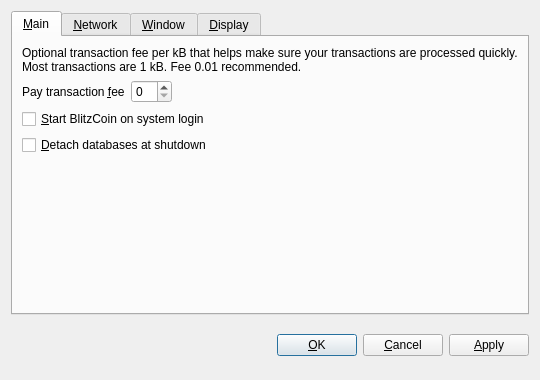
<?xml version="1.0" encoding="UTF-8"?>
<ui version="4.0">
 <class>OptionsDialog</class>
 <widget class="QDialog" name="OptionsDialog">
  <property name="geometry">
   <rect>
    <x>0</x>
    <y>0</y>
    <width>540</width>
    <height>380</height>
   </rect>
  </property>
  <property name="windowTitle">
   <string>Options</string>
  </property>
  <property name="modal">
   <bool>true</bool>
  </property>
  <layout class="QVBoxLayout" name="verticalLayout">
   <item>
    <widget class="QTabWidget" name="tabWidget">
     <property name="tabPosition">
      <enum>QTabWidget::North</enum>
     </property>
     <property name="currentIndex">
      <number>0</number>
     </property>
     <widget class="QWidget" name="tabMain">
      <attribute name="title">
       <string>&amp;Main</string>
      </attribute>
      <layout class="QVBoxLayout" name="verticalLayout_Main">
       <item>
        <widget class="QLabel" name="transactionFeeInfoLabel">
         <property name="text">
          <string>Optional transaction fee per kB that helps make sure your transactions are processed quickly. Most transactions are 1 kB. Fee 0.01 recommended.</string>
         </property>
         <property name="textFormat">
          <enum>Qt::PlainText</enum>
         </property>
         <property name="wordWrap">
          <bool>true</bool>
         </property>
        </widget>
       </item>
       <item>
        <layout class="QHBoxLayout" name="horizontalLayout_Main">
         <item>
          <widget class="QLabel" name="transactionFeeLabel">
           <property name="text">
            <string>Pay transaction &amp;fee</string>
           </property>
           <property name="textFormat">
            <enum>Qt::PlainText</enum>
           </property>
           <property name="buddy">
            <cstring>transactionFee</cstring>
           </property>
          </widget>
         </item>
         <item>
          <widget class="BitcoinAmountField" name="transactionFee"/>
         </item>
         <item>
          <spacer name="horizontalSpacer_Main">
           <property name="orientation">
            <enum>Qt::Horizontal</enum>
           </property>
           <property name="sizeHint" stdset="0">
            <size>
             <width>40</width>
             <height>20</height>
            </size>
           </property>
          </spacer>
         </item>
        </layout>
       </item>
       <item>
        <widget class="QCheckBox" name="bitcoinAtStartup">
         <property name="toolTip">
          <string>Automatically start BlitzCoin after logging in to the system.</string>
         </property>
         <property name="text">
          <string>&amp;Start BlitzCoin on system login</string>
         </property>
        </widget>
       </item>
       <item>
        <widget class="QCheckBox" name="detachDatabases">
         <property name="toolTip">
          <string>Detach block and address databases at shutdown. This means they can be moved to another data directory, but it slows down shutdown. The wallet is always detached.</string>
         </property>
         <property name="text">
          <string>&amp;Detach databases at shutdown</string>
         </property>
        </widget>
       </item>
       <item>
        <spacer name="verticalSpacer_Main">
         <property name="orientation">
          <enum>Qt::Vertical</enum>
         </property>
         <property name="sizeHint" stdset="0">
          <size>
           <width>20</width>
           <height>40</height>
          </size>
         </property>
        </spacer>
       </item>
      </layout>
     </widget>
     <widget class="QWidget" name="tabNetwork">
      <attribute name="title">
       <string>&amp;Network</string>
      </attribute>
      <layout class="QVBoxLayout" name="verticalLayout_Network">
       <item>
        <widget class="QCheckBox" name="mapPortUpnp">
         <property name="toolTip">
          <string>Automatically open the BlitzCoin client port on the router. This only works when your router supports UPnP and it is enabled.</string>
         </property>
         <property name="text">
          <string>Map port using &amp;UPnP</string>
         </property>
        </widget>
       </item>
       <item>
        <widget class="QCheckBox" name="connectSocks">
         <property name="toolTip">
          <string>Connect to the BlitzCoin network through a SOCKS proxy (e.g. when connecting through Tor).</string>
         </property>
         <property name="text">
          <string>&amp;Connect through SOCKS proxy:</string>
         </property>
        </widget>
       </item>
       <item>
        <layout class="QHBoxLayout" name="horizontalLayout_Network">
         <item>
          <widget class="QLabel" name="proxyIpLabel">
           <property name="text">
            <string>Proxy &amp;IP:</string>
           </property>
           <property name="textFormat">
            <enum>Qt::PlainText</enum>
           </property>
           <property name="buddy">
            <cstring>proxyIp</cstring>
           </property>
          </widget>
         </item>
         <item>
          <widget class="QValidatedLineEdit" name="proxyIp">
           <property name="maximumSize">
            <size>
             <width>140</width>
             <height>16777215</height>
            </size>
           </property>
           <property name="toolTip">
            <string>IP address of the proxy (e.g. 127.0.0.1)</string>
           </property>
          </widget>
         </item>
         <item>
          <widget class="QLabel" name="proxyPortLabel">
           <property name="text">
            <string>&amp;Port:</string>
           </property>
           <property name="textFormat">
            <enum>Qt::PlainText</enum>
           </property>
           <property name="buddy">
            <cstring>proxyPort</cstring>
           </property>
          </widget>
         </item>
         <item>
          <widget class="QLineEdit" name="proxyPort">
           <property name="maximumSize">
            <size>
             <width>55</width>
             <height>16777215</height>
            </size>
           </property>
           <property name="toolTip">
            <string>Port of the proxy (e.g. 9050)</string>
           </property>
          </widget>
         </item>
         <item>
          <widget class="QLabel" name="socksVersionLabel">
           <property name="text">
            <string>SOCKS &amp;Version:</string>
           </property>
           <property name="textFormat">
            <enum>Qt::PlainText</enum>
           </property>
           <property name="buddy">
            <cstring>socksVersion</cstring>
           </property>
          </widget>
         </item>
         <item>
          <widget class="QValueComboBox" name="socksVersion">
           <property name="toolTip">
            <string>SOCKS version of the proxy (e.g. 5)</string>
           </property>
          </widget>
         </item>
         <item>
          <spacer name="horizontalSpacer_Network">
           <property name="orientation">
            <enum>Qt::Horizontal</enum>
           </property>
           <property name="sizeHint" stdset="0">
            <size>
             <width>40</width>
             <height>20</height>
            </size>
           </property>
          </spacer>
         </item>
        </layout>
       </item>
       <item>
        <spacer name="verticalSpacer_Network">
         <property name="orientation">
          <enum>Qt::Vertical</enum>
         </property>
         <property name="sizeHint" stdset="0">
          <size>
           <width>20</width>
           <height>40</height>
          </size>
         </property>
        </spacer>
       </item>
      </layout>
     </widget>
     <widget class="QWidget" name="tabWindow">
      <attribute name="title">
       <string>&amp;Window</string>
      </attribute>
      <layout class="QVBoxLayout" name="verticalLayout_Window">
       <item>
        <widget class="QCheckBox" name="minimizeToTray">
         <property name="toolTip">
          <string>Show only a tray icon after minimizing the window.</string>
         </property>
         <property name="text">
          <string>&amp;Minimize to the tray instead of the taskbar</string>
         </property>
        </widget>
       </item>
       <item>
        <widget class="QCheckBox" name="minimizeOnClose">
         <property name="toolTip">
          <string>Minimize instead of exit the application when the window is closed. When this option is enabled, the application will be closed only after selecting Quit in the menu.</string>
         </property>
         <property name="text">
          <string>M&amp;inimize on close</string>
         </property>
        </widget>
       </item>
       <item>
        <spacer name="verticalSpacer_Window">
         <property name="orientation">
          <enum>Qt::Vertical</enum>
         </property>
         <property name="sizeHint" stdset="0">
          <size>
           <width>20</width>
           <height>40</height>
          </size>
         </property>
        </spacer>
       </item>
      </layout>
     </widget>
     <widget class="QWidget" name="tabDisplay">
      <attribute name="title">
       <string>&amp;Display</string>
      </attribute>
      <layout class="QVBoxLayout" name="verticalLayout_Display">
       <item>
        <layout class="QHBoxLayout" name="horizontalLayout_1_Display">
         <item>
          <widget class="QLabel" name="langLabel">
           <property name="text">
            <string>User Interface &amp;language:</string>
           </property>
           <property name="textFormat">
            <enum>Qt::PlainText</enum>
           </property>
           <property name="buddy">
            <cstring>lang</cstring>
           </property>
          </widget>
         </item>
         <item>
          <widget class="QValueComboBox" name="lang">
           <property name="toolTip">
            <string>The user interface language can be set here. This setting will take effect after restarting BlitzCoin.</string>
           </property>
          </widget>
         </item>
        </layout>
       </item>
       <item>
        <layout class="QHBoxLayout" name="horizontalLayout_2_Display">
         <item>
          <widget class="QLabel" name="unitLabel">
           <property name="text">
            <string>&amp;Unit to show amounts in:</string>
           </property>
           <property name="textFormat">
            <enum>Qt::PlainText</enum>
           </property>
           <property name="buddy">
            <cstring>unit</cstring>
           </property>
          </widget>
         </item>
         <item>
          <widget class="QValueComboBox" name="unit">
           <property name="toolTip">
            <string>Choose the default subdivision unit to show in the interface and when sending coins.</string>
           </property>
          </widget>
         </item>
        </layout>
       </item>
       <item>
        <widget class="QCheckBox" name="displayAddresses">
         <property name="toolTip">
          <string>Whether to show BlitzCoin addresses in the transaction list or not.</string>
         </property>
         <property name="text">
          <string>&amp;Display addresses in transaction list</string>
         </property>
        </widget>
       </item>
       <item>
        <widget class="QCheckBox" name="coinControlFeatures">
         <property name="toolTip">
          <string>Whether to show coin control features or not.</string>
         </property>
         <property name="text">
          <string>Display coin &amp;control features (experts only!)</string>
         </property>
        </widget>
       </item>
       <item>
        <spacer name="verticalSpacer_Display">
         <property name="orientation">
          <enum>Qt::Vertical</enum>
         </property>
         <property name="sizeHint" stdset="0">
          <size>
           <width>20</width>
           <height>40</height>
          </size>
         </property>
        </spacer>
       </item>
      </layout>
     </widget>
    </widget>
   </item>
   <item>
    <layout class="QHBoxLayout" name="horizontalLayout_Buttons">
     <item>
      <spacer name="horizontalSpacer_1">
       <property name="orientation">
        <enum>Qt::Horizontal</enum>
       </property>
       <property name="sizeHint" stdset="0">
        <size>
         <width>40</width>
         <height>48</height>
        </size>
       </property>
      </spacer>
     </item>
     <item>
      <widget class="QLabel" name="statusLabel">
       <property name="font">
        <font>
         <weight>75</weight>
         <bold>true</bold>
        </font>
       </property>
       <property name="text">
        <string/>
       </property>
       <property name="textFormat">
        <enum>Qt::PlainText</enum>
       </property>
       <property name="wordWrap">
        <bool>true</bool>
       </property>
      </widget>
     </item>
     <item>
      <spacer name="horizontalSpacer_2">
       <property name="orientation">
        <enum>Qt::Horizontal</enum>
       </property>
       <property name="sizeHint" stdset="0">
        <size>
         <width>40</width>
         <height>48</height>
        </size>
       </property>
      </spacer>
     </item>
     <item>
      <widget class="QPushButton" name="okButton">
       <property name="text">
        <string>&amp;OK</string>
       </property>
      </widget>
     </item>
     <item>
      <widget class="QPushButton" name="cancelButton">
       <property name="text">
        <string>&amp;Cancel</string>
       </property>
       <property name="autoDefault">
        <bool>false</bool>
       </property>
      </widget>
     </item>
     <item>
      <widget class="QPushButton" name="applyButton">
       <property name="text">
        <string>&amp;Apply</string>
       </property>
       <property name="autoDefault">
        <bool>false</bool>
       </property>
      </widget>
     </item>
    </layout>
   </item>
  </layout>
 </widget>
 <customwidgets>
  <customwidget>
   <class>BitcoinAmountField</class>
   <extends>QSpinBox</extends>
   <header>bitcoinamountfield.h</header>
  </customwidget>
  <customwidget>
   <class>QValueComboBox</class>
   <extends>QComboBox</extends>
   <header>qvaluecombobox.h</header>
  </customwidget>
  <customwidget>
   <class>QValidatedLineEdit</class>
   <extends>QLineEdit</extends>
   <header>qvalidatedlineedit.h</header>
  </customwidget>
 </customwidgets>
 <resources/>
 <connections/>
</ui>
